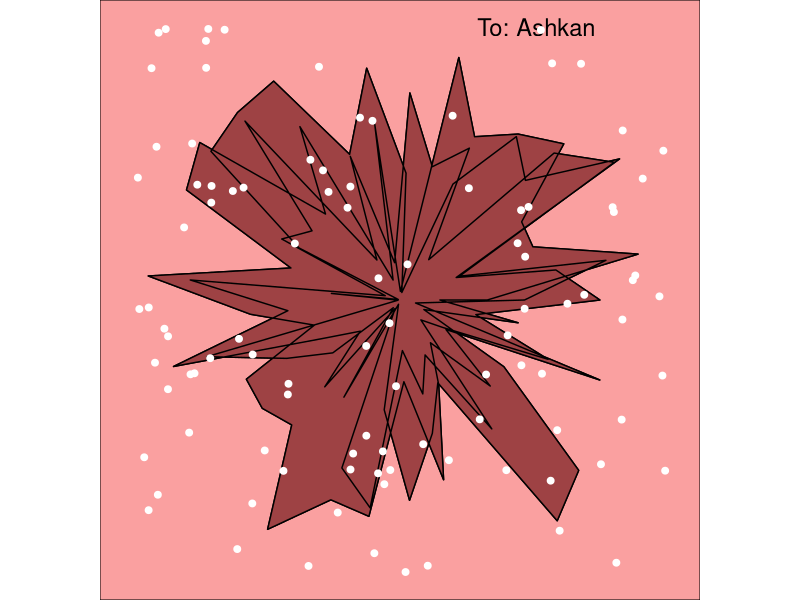

Write the R code that produced this figure.
library(ggplot2)

generate_random_shape <- function(num_points, num_cycles) {
  # Generate random angles
  angles <- seq(0, 2 * pi, length.out = num_points)
  
  # Generate random radii
  radii <- runif(num_points, min = 0, max = 1)
  
  # Generate x and y coordinates using sine and cosine
  x <- radii * cos(angles * num_cycles)
  y <- radii * sin(angles * num_cycles)
  
  # Create a data frame with the coordinates
  df <- data.frame(x = x, y = y)
  
  # Create the plot without colors
  plot <- ggplot(df, aes(x = x, y = y)) +
    geom_polygon(fill = "white", color = "black") +
    coord_equal(xlim = c(-1, 1), ylim = c(-1, 1)) +
    theme_void()
  
  # Return the plot
  plot
}



add_color_to_shape <- function(shape, shape_color, background_color) {
  # Modify the aesthetics to change shape color
  shape <- shape + 
    geom_polygon(fill = shape_color, color = "black")
  
  # Add background color
  shape <- shape + 
    theme(plot.background = element_rect(fill = background_color))
  
  # Return the modified shape
  shape
}



confetti_star <- function(plot, n, color = "red", size = 2) {
  random_points <- data.frame(x = runif(n, min = -1, max = 1),
                              y = runif(n, min = -1, max = 1))
  
  plot <- plot +
    geom_point(data = random_points, aes(x = x, y = y), shape = 8, color = color, size = size)
  
  return(plot)
}



confetti_diamond <- function(plot, n, color = "red", size = 2) {
  random_points <- data.frame(x = runif(n, min = -1, max = 1),
                              y = runif(n, min = -1, max = 1))
  
  plot <- plot +
    geom_point(data = random_points, aes(x = x, y = y), shape = 18, color = color, size = size)
  
  return(plot)
}


confetti_circle <- function(plot, n, color = "red", size = 2) {
  random_points <- data.frame(x = runif(n, min = -1, max = 1),
                              y = runif(n, min = -1, max = 1))
  
  plot <- plot +
    geom_point(data = random_points, aes(x = x, y = y), shape = 19, color = color, size = size)
  
  return(plot)
}




add_text <- function(art, text, size) {
  art <- art +
    annotate("text", x = 0.5, y = 1, label = text, hjust = 0.5, vjust = 0.5, size = size)
  return(art)
}



# Generate the shape

shape1 <- generate_random_shape(num_points = 100, num_cycles = 3)

shape1 <- add_text(art = shape1, text = "To: Ashkan", size = 6)


# Add color to the shape
shape1 <- add_color_to_shape(shape1, shape_color = "#9E4244", background_color = "#FAA0A0")
shape1 <- confetti_circle(shape1, n =100, color = "white", size = 2)

# Display the shape with color
print(shape1)









